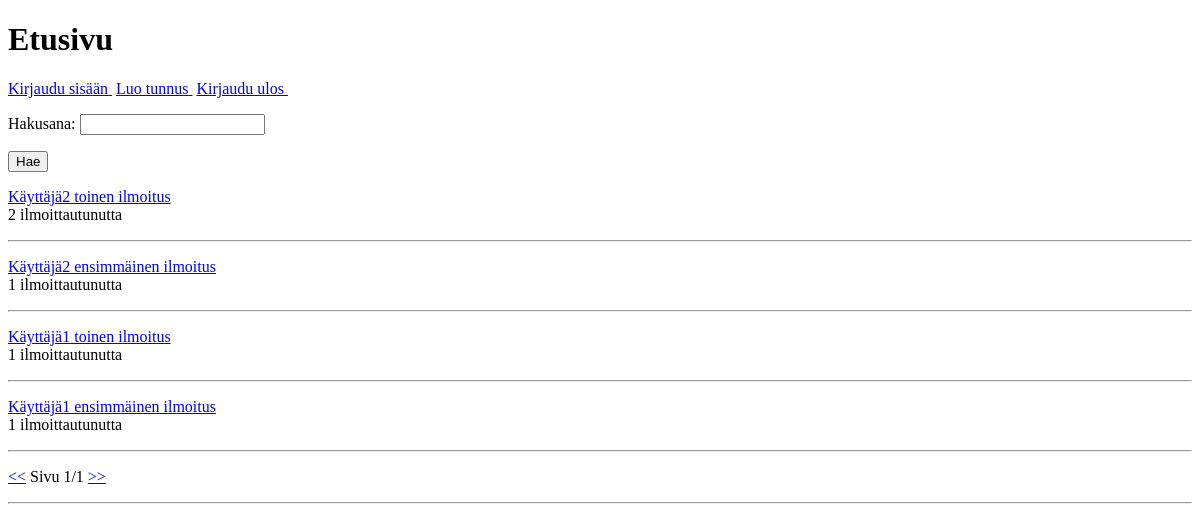
Before: / with the older database file.
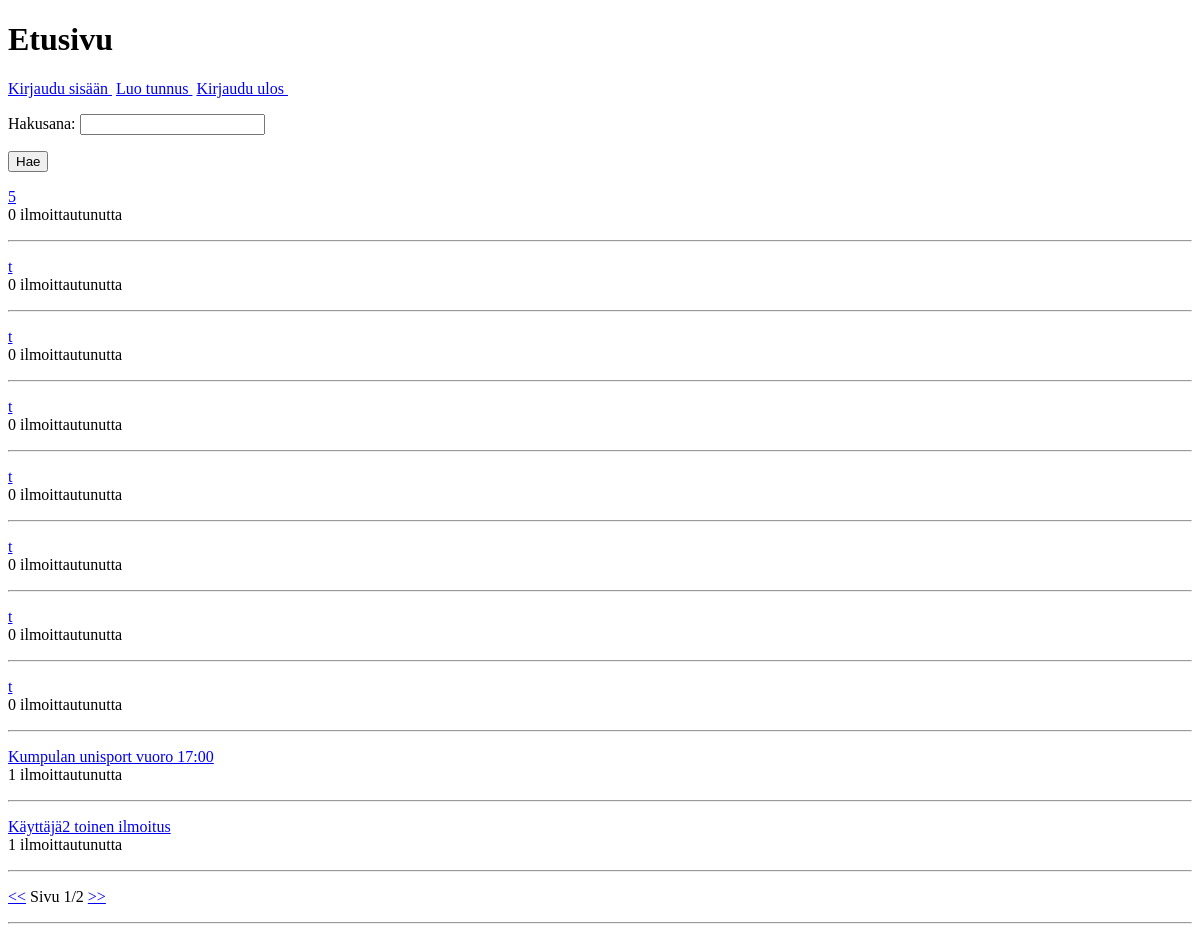
After: the same page with the newer database file.
### tables this page shows
CREATE TABLE notices (id INTEGER PRIMARY KEY, title TEXT, content TEXT, user_id INTEGER REFERENCES users);

### app.py (the view)
@app.route("/")
@app.route("/<int:page>")
def index(page=1):
    page_size = 10
    notice_count = forum.notice_count()
    page_count = math.ceil(notice_count / page_size)
    page_count = max(page_count, 1)
    if page < 1:
        return redirect("/1")
    if page > page_count:
        return redirect("/" + str(page_count))
    notices = forum.get_notices(page, page_size)
    return render_template("frontpage.html", page=page, page_count = page_count, notices=notices)

### db.py (called while the page is built)
def get_db_connection():
    connection = sqlite3.connect('database.db')
    connection.row_factory = sqlite3.Row
    return connection

### forum.py (called while the page is built)
def get_notices(page, page_size):
    connection = get_db_connection()
    sql = """SELECT n.id, n.title, COUNT(s.id) total
            FROM notices n
            LEFT JOIN signings s ON n.id = s.notice_id
            GROUP BY n.id
            ORDER BY n.id DESC
            LIMIT ? OFFSET ?"""
    limit = page_size
    offset = page_size * (page - 1)
    notices = connection.execute(sql, [limit, offset]).fetchall()
    connection.close()
    return notices

def notice_count():
    connection = get_db_connection()
    sql = "SELECT COUNT(n.id) FROM notices n"
    search = connection.execute(sql)
    result = search.fetchone()[0]
    connection.close()
    return result

### templates/frontpage.html (shortened to what this page needs)
<!DOCTYPE html>
<html>
<head>
</head>
<body>
 <h1>Etusivu</h1>
 <p>
   <a href="/login">Kirjaudu sisään <a/> &zwnj;
   <a href="/register">Luo tunnus <a/> &zwnj;
   <a href="/logout">Kirjaudu ulos <a/> &zwnj;
 <p>
  <form action="/search" method="get">
    <p>
      Hakusana:
      {% if query %}
      <input type="text" name="query" value="{{ query }}" />
      {% else %}
      <input type="text" name="query" />
      {% endif %}
    </p>
    <input type="submit" value="Hae" />
  </form>
 {% for notice in notices %}
  <p>
    <a href="/notice/{{ notice.id }}">{{ notice.title }}</a>
    <br />
    {{ notice.total }} ilmoittautunutta
  </p>
  <hr />
  {% endfor %}
  <p>
    <a href="/{{ page - 1 }}">&lt;&lt;</a>
    Sivu {{ page }}/{{ page_count }}
    <a href="/{{ page + 1 }}">&gt;&gt;</a>
  </p>
  <hr />
<body>

Changed rows visible on the page:
no longer on this page (row unchanged): notices: title "Käyttäjä2 ensimmäinen ilmoitus", total "1"
removed notices: title "Käyttäjä1 toinen ilmoitus", total "1"
removed notices: title "Käyttäjä1 ensimmäinen ilmoitus", total "1"
added notices: title "5", total "0"
added notices: title "t", total "0"
added notices: title "t", total "0"
added notices: title "t", total "0"
added notices: title "t", total "0"
added notices: title "t", total "0"
added notices: title "t", total "0"
added notices: title "t", total "0"
added notices: title "Kumpulan unisport vuoro 17:00", total "1"
computed for notices "Käyttäjä2 toinen ilmoitus": total "2" → "1"
Other visible differences:
{{ page_count }}: "1" → "2"
